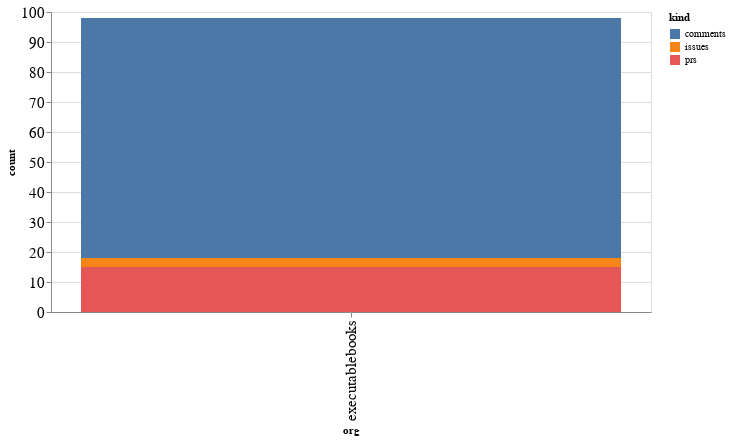

Notebook cell for this chart:
### Code cell
alt.Chart(org_summaries, width=600).mark_bar().encode(
    x='org',
    y='count',
    color='kind',
    tooltip="org"
)

### Figure 1 — Vega-Lite specification as saved in the notebook (floating-point values rounded to 4 significant figures)
{"config": {"axisLeft": {"labelFontSize": 15}, "axisBottom": {"labelFontSize": 15}}, "data": {"name": "data-6f20a553631f6dff884a6f256ba31d16"}, "mark": "bar", "encoding": {"color": {"type": "nominal", "field": "kind"}, "tooltip": {"type": "nominal", "field": "org"}, "x": {"type": "nominal", "field": "org"}, "y": {"type": "quantitative", "field": "count"}}, "width": 600, "$schema": "https://vega.github.io/schema/vega-lite/v4.8.1.json", "datasets": {"data-6f20a553631f6dff884a6f256ba31d16": [{"org": "executablebooks", "kind": "comments", "count": 80}, {"org": "executablebooks", "kind": "issues", "count": 3}, {"org": "executablebooks", "kind": "prs", "count": 15}]}}
